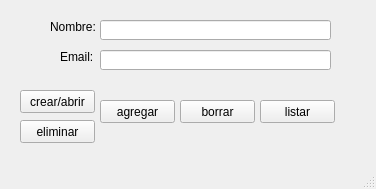
<?xml version="1.0" encoding="UTF-8"?>
<ui version="4.0">
 <class>MainWindow</class>
 <widget class="QMainWindow" name="MainWindow">
  <property name="geometry">
   <rect>
    <x>0</x>
    <y>0</y>
    <width>376</width>
    <height>189</height>
   </rect>
  </property>
  <property name="windowTitle">
   <string>Ficheros</string>
  </property>
  <widget class="QWidget" name="centralwidget">
   <widget class="QLabel" name="label">
    <property name="geometry">
     <rect>
      <x>50</x>
      <y>20</y>
      <width>47</width>
      <height>13</height>
     </rect>
    </property>
    <property name="text">
     <string>Nombre:</string>
    </property>
   </widget>
   <widget class="QLabel" name="label_2">
    <property name="geometry">
     <rect>
      <x>60</x>
      <y>50</y>
      <width>47</width>
      <height>13</height>
     </rect>
    </property>
    <property name="text">
     <string>Email:</string>
    </property>
   </widget>
   <widget class="QLineEdit" name="nombre">
    <property name="geometry">
     <rect>
      <x>100</x>
      <y>20</y>
      <width>231</width>
      <height>20</height>
     </rect>
    </property>
   </widget>
   <widget class="QLineEdit" name="email">
    <property name="geometry">
     <rect>
      <x>100</x>
      <y>50</y>
      <width>231</width>
      <height>20</height>
     </rect>
    </property>
   </widget>
   <widget class="QPushButton" name="crear">
    <property name="geometry">
     <rect>
      <x>20</x>
      <y>90</y>
      <width>75</width>
      <height>23</height>
     </rect>
    </property>
    <property name="text">
     <string>crear/abrir</string>
    </property>
   </widget>
   <widget class="QPushButton" name="eliminar">
    <property name="geometry">
     <rect>
      <x>20</x>
      <y>120</y>
      <width>75</width>
      <height>23</height>
     </rect>
    </property>
    <property name="text">
     <string>eliminar</string>
    </property>
   </widget>
   <widget class="QPushButton" name="agregar">
    <property name="geometry">
     <rect>
      <x>100</x>
      <y>100</y>
      <width>75</width>
      <height>23</height>
     </rect>
    </property>
    <property name="text">
     <string>agregar</string>
    </property>
   </widget>
   <widget class="QPushButton" name="borrar">
    <property name="geometry">
     <rect>
      <x>180</x>
      <y>100</y>
      <width>75</width>
      <height>23</height>
     </rect>
    </property>
    <property name="text">
     <string>borrar</string>
    </property>
   </widget>
   <widget class="QPushButton" name="listar">
    <property name="geometry">
     <rect>
      <x>260</x>
      <y>100</y>
      <width>75</width>
      <height>23</height>
     </rect>
    </property>
    <property name="text">
     <string>listar</string>
    </property>
   </widget>
  </widget>
  <widget class="QMenuBar" name="menubar">
   <property name="geometry">
    <rect>
     <x>0</x>
     <y>0</y>
     <width>376</width>
     <height>21</height>
    </rect>
   </property>
  </widget>
  <widget class="QStatusBar" name="statusbar"/>
 </widget>
 <resources/>
 <connections/>
</ui>
